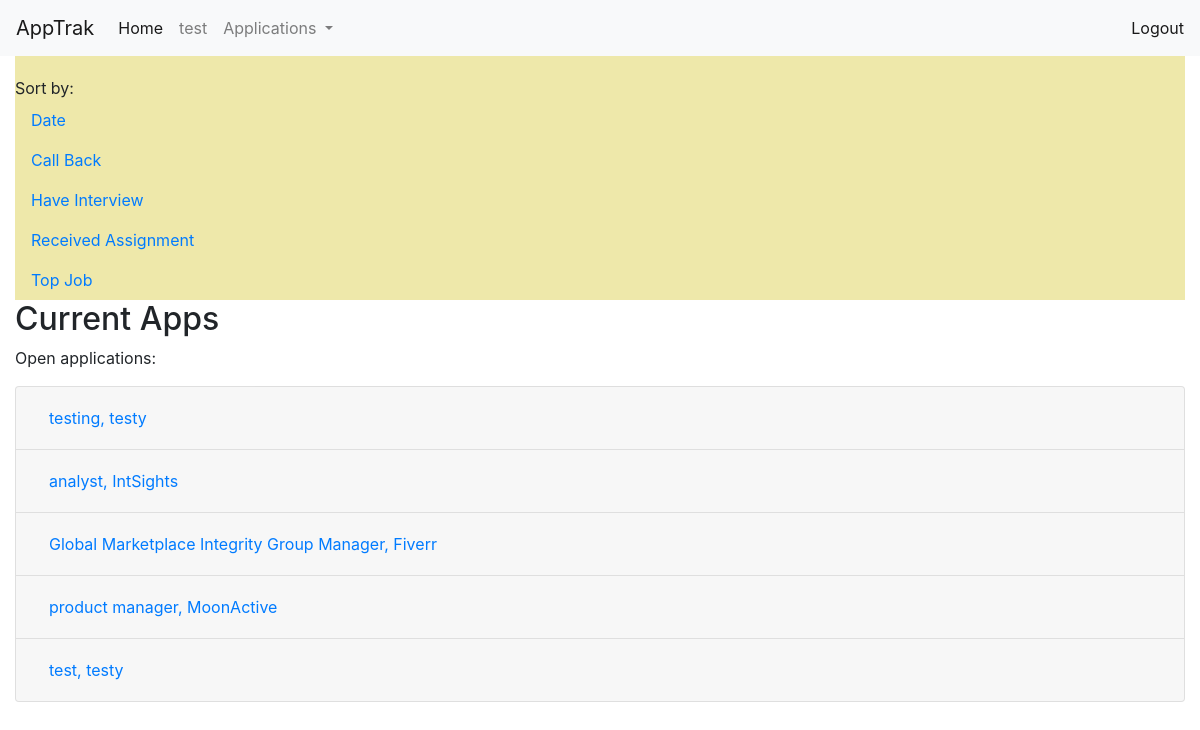
The app's page /current-apps (signed in), older data.
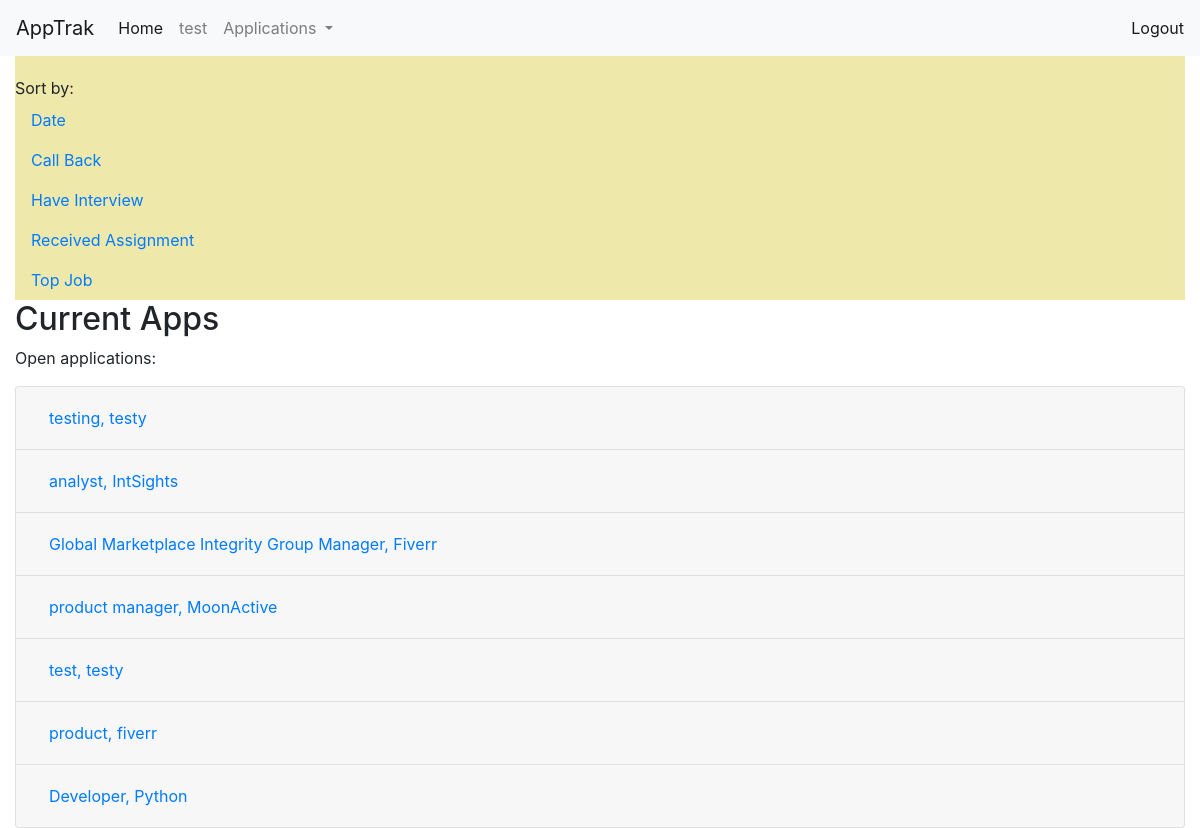
The same page, newer data.
### apptrak/blueprints/auth/models.py (models this page shows, shortened)
class User(UserMixin, db.Model):
    id = db.Column(db.Integer, primary_key=True)
    name = db.Column(db.String(100))
    username = db.Column(db.String, unique=True)
    email = db.Column(db.String, unique=True)
    password = db.Column(db.String(40))
    job_applications = db.relationship('JobApplication', backref='user')

### apptrak/blueprints/jobapps/models.py (models this page shows, shortened)
class JobApplication(db.Model):
    id = db.Column(db.Integer, primary_key=True)
    company = db.Column(db.String(30))
    position = db.Column(db.String(50))
    location = db.Column(db.String(50))
    url = db.Column(db.String, unique=True)
    contact = db.Column(db.String)
    interview = db.Column(db.Boolean)
    called_back = db.Column(db.Boolean)
    interview_date = db.Column(db.DateTime)
    assignment = db.Column(db.Boolean)
    assignment_due = db.Column(db.DateTime)
    archived = db.Column(db.Boolean)
    top_job = db.Column(db.Boolean)
    user_id = db.Column(db.Integer, db.ForeignKey('user.id'))

### apptrak/blueprints/jobapps/views.py (the view, shortened to what this page needs)
@jobapps.route('/current-apps', methods=['GET', 'POST'])
def display_apps():
    form = forms.UploadApp()
    applications = current_user.job_applications
    return flask.render_template('displayapps.html', applications=applications, form=form)

### apptrak/blueprints/auth/models.py (called while the page is built)
@login_mgr.user_loader
def load_user(user_id):
    return User.query.get(user_id)

### apptrak/blueprints/jobapps/templates/displayapps.html (shortened to what this page needs)
{% extends 'base.html' %}
{% block localcss %}
    <link rel="stylesheet" href="apptrak/jobapps/static/sidebar.css">
{% endblock %}
{% block body %}
    <ul class="nav flex-column flex-sm-column" id="sidebar">
        <li>
            Sort by:
        </li>
        <li class="nav-item">
            <a class="nav-link active" href="#">Date</a>
        </li>
        <li class="nav-item">
            <a class="nav-link" href="#">Call Back</a>
          </li>
          <li class="nav-item">
            <a class="nav-link" href="#">Have Interview</a>
          </li>
          <li>
              <a class="nav-link" href="#">Received Assignment</a>
          </li>
          <li>
              <a class="nav-link" href="#">Top Job</a>
          </li>
    </ul>
    <h2>Current Apps</h2>
    {% if applications %}
        <p>Open applications:</p>
        <div class="accordion" id="accordionExample">
        {% for item in applications %}
            <div class="card">
                <div class="card-header" id="heading{{ loop.index }}">
                    <h2 class="mb-0">
                    <button class="btn btn-link btn-block text-left" type="button" data-toggle="collapse" data-target="#collapseOne" aria-expanded="true" aria-controls="collapseOne">
                    {{ item.position }}, {{ item.company }}
                    </button>
                    </h2>
                </div>
            </div>
        {% endfor %}
        </div>
     {% else %}
        <p> You have sent no applications</p>
    {% endif %}
{% endblock %}

### apptrak/templates/base.html (shortened to what this page needs)
<!DOCTYPE html>
<html>
<head>
  <link rel="stylesheet" href="https://stackpath.bootstrapcdn.com/bootstrap/4.5.1/css/bootstrap.min.css">
  {% block localcss %}{% endblock %}
</head>
<body>
    <nav class="navbar navbar-expand-lg navbar-light bg-light">
      <a class="navbar-brand" href="#">AppTrak</a>
      <div class="collapse navbar-collapse" id="navbarNav">
        <ul class="navbar-nav">
          <li class="nav-item active">
            <a class="nav-link" href="#">Home <span class="sr-only">(current)</span></a>
          </li>
          <li class="nav-item">
            <a class="nav-link" href="#">{% if current_user.is_authenticated %}{{ current_user.username }}{% endif %}</a>
          </li>
          {% if not current_user.is_anonymous %}
          <li class="nav-item dropdown">
              <a class="nav-link dropdown-toggle" href="#" id="navbarDropdown" role="button" data-toggle="dropdown" aria-haspopup="true" aria-expanded="false">
                Applications
              </a>
          </li>
          {% endif %}
        </ul>
      </div>
        <span class="navbar-text">
            {% if current_user.is_anonymous %}
            <a href="{{ url_for('auth.login') }}">Login</a>
            {% else %}
            <a href="{{ url_for('auth.logout') }}">Logout</a>
            {% endif %}
         </span>
    </nav>
<div class="container-fluid dynamic-body">
      {% block body %}
      {% endblock %}
</div>
</body>
</html>

### apptrak/blueprints/jobapps/static/sidebar.css (style rules this page uses)
#sidebar { background-color: palegoldenrod; height: 100%; width: 100%; overflow-y: scroll; overflow-x: hidden; padding-top: 20px; }

Row changes from the older to the newer data that the page shows:
added JobApplication: position "product", company "fiverr"
added JobApplication: position "Developer", company "Python"
